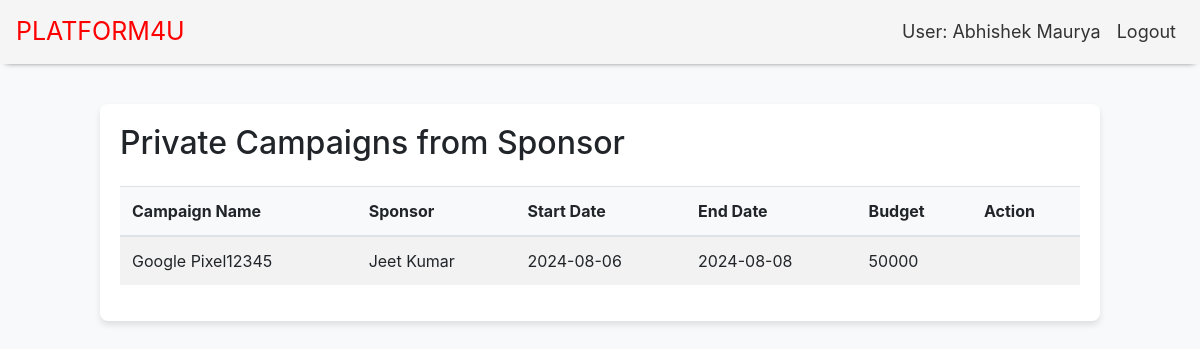
Page /influencer_campaigns (signed in) on the committed database.
### myapp.py (models this page shows)
class User(db.Model):
    id = db.Column(db.Integer, primary_key=True)#Unique identifier for each user
    username = db.Column(db.String(80), unique=True, nullable=False)  # Username (must be unique)
    password = db.Column(db.String(120), nullable=False)  # Hashed password
    role = db.Column(db.String(50), nullable=False)  #Role (sponsor, influencer)
    full_name = db.Column(db.String(100), nullable=False)  #Full name of the user
    email = db.Column(db.String(100), nullable=False)#Email address
    bio = db.Column(db.Text, nullable=True)  #Biography
    category = db.Column(db.String(100), nullable=True)  #Category of interest
    niche = db.Column(db.String(100), nullable=True)  # Niche area
    reach = db.Column(db.String(100), nullable=True)  #Reach (followers count)
    industry = db.Column(db.String(100), nullable=True)  # Industry of work
    budget = db.Column(db.String(100), nullable=True)  # Budget for campaigns
    is_flagged = db.Column(db.Boolean, default=False)  #Flagged status (for review)
    profile_picture = db.Column(db.String(255), nullable=True)#Path to profile picture
    is_active = db.Column(db.Boolean, default=True)  # Active status of the user
    campaigns = db.relationship('Campaign', backref='sponsor')
    influencer_campaigns = db.relationship(
        'Campaign',
        secondary='campaign_influencer',
        backref='influencers'
    )

class Campaign(db.Model):
    id = db.Column(db.Integer, primary_key=True) # Unique identifier for each campaign
    name = db.Column(db.String(100), nullable=False)  #Name of the campaign
    description = db.Column(db.Text, nullable=True)  # Description of the campaign
    start_date = db.Column(db.Date, nullable=True)  #Start date of the campaign
    end_date = db.Column(db.Date, nullable=True) #end date of the campaign
    budget = db.Column(db.Integer, nullable=True)  #Budget allocated for the campaign
    visibility = db.Column(db.String(50), nullable=False, default='public')  # Visibility status
    goals = db.Column(db.Text, nullable=True)  #Goals of the campaign
    sponsor_id = db.Column(db.Integer, db.ForeignKey('user.id'), nullable=False)  # Foreign key to User (sponsor)
    campaign_influencers = db.relationship('CampaignInfluencer', backref='campaign')

### myapp.py (the view)
@app.route('/influencer_campaigns', methods=['GET'])
@is_flagged
def influencer_campaigns():
    if 'user' in session and session['user']['role'] == 'influencer':
        user = session['user']
        campaigns = (
            db.session.query(Campaign)
            .join(CampaignInfluencer, Campaign.id == CampaignInfluencer.campaign_id)
            .filter(CampaignInfluencer.influencer_id == user['id'])
            .all()
        )
        ad_requests = AdRequest.query.filter_by(influencer_id=user['id']).all()
        return render_template("influencer_campaigns.html", campaigns=campaigns, user=user, ad_requests=ad_requests)  # Render influencer campaigns page
    else:
        return redirect(url_for('login'))  #Redirect to login if user is not an influencer

### myapp.py (called while the page is built)
def is_flagged(func):
    @wraps(func)
    def wrapper(*args, **kwargs):
        if 'user' in session:
            user_id = session['user']['id']  #Get the user ID from the session
            user = User.query.get(user_id)  # Fetch the User object from the database
            if user and user.is_flagged:  #Check if the user is flagged
                return redirect(url_for('home'))  #Redirect to home if flagged
        return func(*args, **kwargs)  # Otherwise, proceed with the function
    return wrapper

### templates/influencer_campaigns.html (shortened to what this page needs)
<!DOCTYPE html>
<html lang="en">
<head>
    <link rel="stylesheet" href="https://stackpath.bootstrapcdn.com/bootstrap/4.5.2/css/bootstrap.min.css">
</head>
<body>
    <nav class="navbar navbar-expand-lg navbar-custom fixed-top">
        <a class="navbar-brand" href="/">PLATFORM4U</a>
        <div class="collapse navbar-collapse" id="navbarNav">
            <ul class="navbar-nav ml-auto">
                {% if 'user' in session %}
                    <li class="nav-item">
                        <span class="nav-link">User: {{ user.name }}</span>
                    </li>
                    <li class="nav-item">
                        <a class="nav-link" href="{{ url_for('logout') }}">Logout</a>
                    </li>
                {% endif %}
            </ul>
        </div>
    </nav>
    <main>
        <div class="container mt-5">
            <h2 class="mb-4">Private Campaigns from Sponsor</h2>
            <table class="table table-striped">
                <thead>
                    <tr>
                        <th>Campaign Name</th>
                        <th>Sponsor</th>
                        <th>Start Date</th>
                        <th>End Date</th>
                        <th>Budget</th>
                        <th>Action</th>
                    </tr>
                </thead>
                <tbody>
                    {% for campaign in campaigns %}
                        <tr>
                            <td>{{ campaign.name }}</td>
                            <td>{{ campaign.sponsor.full_name }}</td>
                            <td>{{ campaign.start_date }}</td>
                            <td>{{ campaign.end_date }}</td>
                            <td>{{ campaign.budget }}</td>
                            <td>
                            </td>
                        </tr>
                    {% endfor %}
                </tbody>
            </table>
        </div>
    </main>
</body>
</html>

### templates/influencer_campaigns.html (style rules this page uses)
body { background-color: #f8f9fa; padding-top: 56px; }
.navbar-custom { background-color: #f5f5f5; box-shadow: 0 4px 6px -6px #222; }
.navbar-custom .navbar-brand { color: red; font-size: 25px; }
.navbar-custom .nav-link { font-size: 18px; color: #333; }
.container { background-color: #ffffff; padding: 20px; border-radius: 8px; box-shadow: 0 4px 6px rgba(0, 0, 0, 0.1); max-width: 1000px; margin: auto; }
.table thead th { background-color: #f8f9fa; font-weight: bold; }

### rows in the picture
User: name "Abhishek Maurya"
Campaign: name "Google Pixel12345", sponsor.full_name "Jeet Kumar", start_date "2024-08-06", end_date "2024-08-08", budget "50000"
